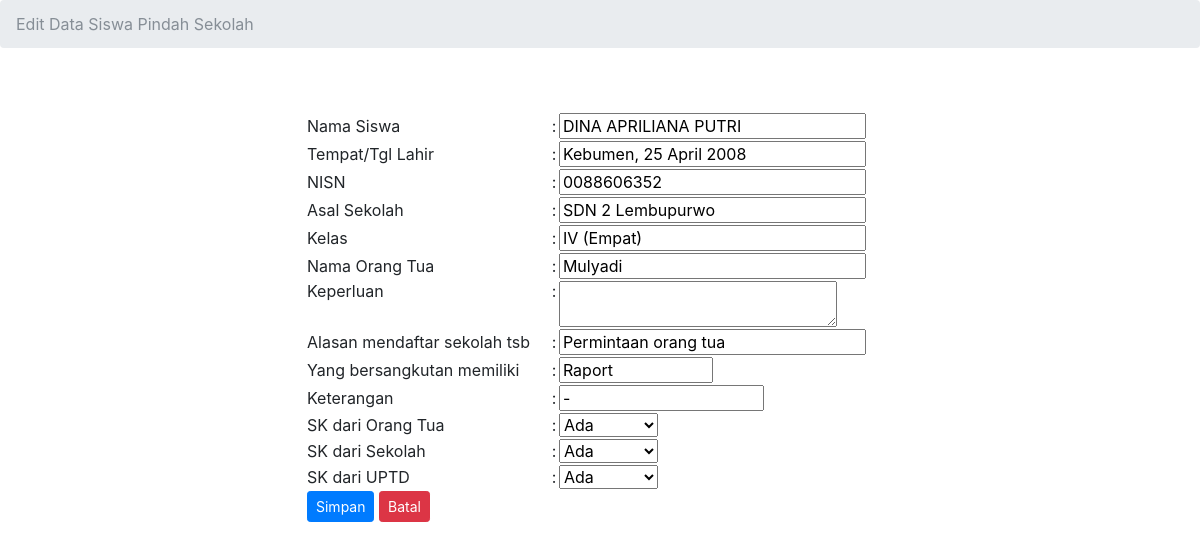
/editpin.php?nama=DINA APRILIANA PUTRI, run on the app's committed database.
### tables this page shows
CREATE TABLE IF NOT EXISTS `tb_pindah` (
  `nama` varchar(35) NOT NULL,
  `ttl` varchar(35) NOT NULL,
  `nisn` varchar(20) NOT NULL,
  `asal` varchar(30) NOT NULL,
  `kelas` varchar(10) NOT NULL,
  `ortu` varchar(30) NOT NULL,
  `keperluan` varchar(100) NOT NULL,
  `alasan` varchar(30) NOT NULL,
  `memiliki` varchar(15) NOT NULL,
  `keterangan` varchar(50) NOT NULL,
  `sk_ortu` varchar(10) NOT NULL,
  `sk_skl` varchar(10) NOT NULL,
  `sk_uptd` varchar(10) NOT NULL
);

### editpin.php (the view, shortened to what this page needs)
  <?php
    $nama=$_GET["nama"];
    $query=mysql_query("select * from tb_pindah where nama='$nama'");
	?>
<html>
<head>
  <link href="vendor/bootstrap/css/bootstrap.min.css" rel="stylesheet">
  <link href="vendor/font-awesome/css/font-awesome.min.css" rel="stylesheet" type="text/css">
  <link href="vendor/datatables/dataTables.bootstrap4.css" rel="stylesheet">
 </head>
 <body>
  <nav class="navbar navbar-expand-lg navbar-dark fixed-top" id="mainNav">
  </nav>
   <ol class="breadcrumb">
        <li class="breadcrumb-item active" align="center">Edit Data Siswa Pindah Sekolah</li>
      </ol>
 <br>
 <br>
 <form method="post" action="simpaneditpin.php">
<table align="center" width="49%" border="0">
    <?php
    while($row=mysql_fetch_array($query)){
    ?>
<tr>
<td>Nama Siswa</td>
<td>:</td>
<td>
<input name="nama" type="text" size="25" value="<?php echo $row['nama'];?>" maxlength="50">
</td>
</tr>
<tr>
<td>Tempat/Tgl Lahir</td>
<td>:</td>
<td>
<input name="ttl" type="text" size="25" value="<?php echo $row['ttl'];?>" maxlength="50">
</td>
</tr>
<tr>
<td>NISN</td>
<td>:</td>
<td>
<input name="nisn" type="text" size="25" value="<?php echo $row['nisn'];?>" maxlength="50">
</td>
</tr>
<tr>
<td>Asal Sekolah</td>
<td>:</td>
<td>
<input name="asal" type="text" size="25" value="<?php echo $row['asal'];?>" maxlength="50">
</td>
</tr>
<tr>
<td>Kelas</td>
<td>:</td>
<td>
<input name="kelas" type="text" size="25" value="<?php echo $row['kelas'];?>" maxlength="50">
</td>
</tr>
<tr>
<td>Nama Orang Tua</td>
<td>:</td>
<td>
<input name="ortu" type="text" size="25" value="<?php echo $row['ortu'];?>" maxlength="50">
</td>
</tr>
<tr>
<td valign="top">Keperluan</td>
<td valign="top">:</td>
<td valign="top">
<textarea name="keperluan" value="<?php echo $row['keperluan'];?>" cols="25" rows="2"></textarea>
</td>
</tr>
<tr>
<td>Alasan mendaftar sekolah tsb</td>
<td>:</td>
<td>
<input name="alasan" type="text" size="25" value="<?php echo $row['alasan'];?>" maxlength="50">
</td>
</tr>
<tr>
<td>Yang bersangkutan memiliki</td>
<td>:</td>
<td>
<input name="memiliki" type="text" size="10" value="<?php echo $row['memiliki'];?>" maxlength="50">
</td>
</tr>
<tr>
<td>Keterangan</td>
<td>:</td>
<td>
<input name="keterangan" type="text" size="15" value="<?php echo $row['keterangan'];?>" maxlength="50">
</td>
</tr>
<tr>
<td>SK dari Orang Tua</td>
<td>:</td>
<td>
  <select name="sk_ortu">
    <option>Ada</option>
  </select>
</td>
</tr>
<tr>
<td>SK dari Sekolah</td>
<td>:</td>
<td>
  <select name="sk_skl">
    <option>Ada</option>
  </select>
</td>
</tr>
<tr>
<td>SK dari UPTD</td>
<td>:</td>
<td>
  <select name="sk_uptd">
    <option>Ada</option>
  </select>
</td>
</tr>
    <tr>
   <td><input type="submit" name="update" class="btn btn-sm btn-primary" value="Simpan">
	<a href="tabel_pin.php" class="btn btn-sm btn-danger">Batal</a></td>
    </tr>
    <?php }
	?>
    </table>
	</form>
 </body>
 </html>

### data on the page
tb_pindah: nama "DINA APRILIANA PUTRI", ttl "Kebumen, 25 April 2008", nisn "0088606352", asal "SDN 2 Lembupurwo", kelas "IV (Empat)", ortu "Mulyadi", alasan "Permintaan orang tua", memiliki "Raport", keterangan "-"
